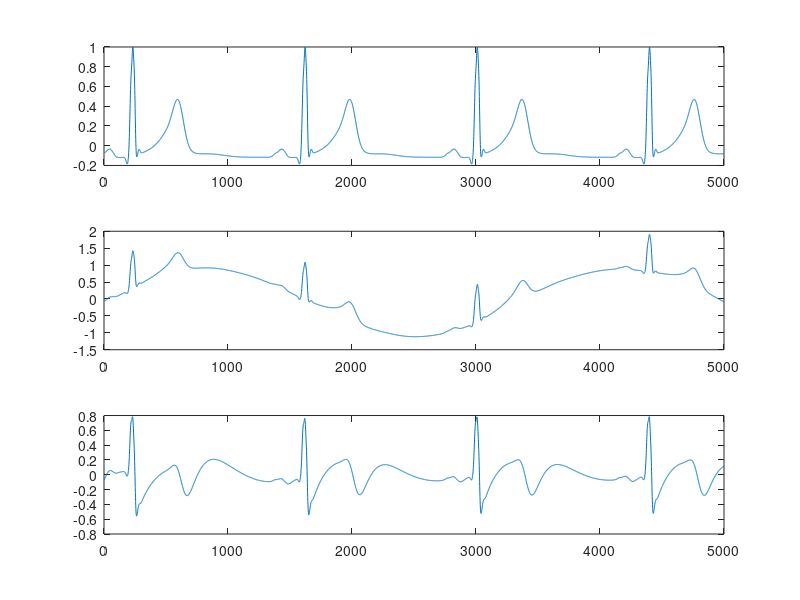

Reproduce this figure in MATLAB.

clc;
clear;
close all;
data=importdata('original_ECG.mat');
fs=1000;
data=data-mean(data);
data=data/max(abs(data));
N=5*fs;
d=data(1:N);
subplot(311),plot(d);
% BaseLineWander Noise Addition
n=1:N;
blwn=0.1*sin(2*pi*n*0.3/fs);
blwn=blwn/(max(abs(blwn)));
dn=d+blwn;
subplot(312),plot(dn);
% Finding R-Peaks and RR Interval of original ECG
m=max(d);count=0;
for i=2:length(d)-1
    if(d(i)>d(i-1) & d(i)>d(i+1) & d(i)>0.95*m)
        
        count=count+1;
        p(count)=i;
        y(count)=d(i);
    
    end
end
for i=1:length(y)-1
    RR_int(i)=p(i+1)-p(i);
end

% Filtering Noised Signal

fc=0.3;
w=2*pi*fc;
[b,a]=butter(5,(w/fs),'high');
dnf=filter(b,a,dn);
%dnf=dnf-mean(dnf);
subplot(313),plot(dnf);

% Finding R-Peaks and RR Interval of Filtered ECG
mf=max(dnf);countf=0;
for i=2:length(dnf)-1
    if(dnf(i)>dnf(i-1) & dnf(i)>dnf(i+1) & dnf(i)>0.95*mf)
        
        countf=countf+1;
        pf(countf)=i;
        yf(countf)=dnf(i);
    
    end
end
for i=1:length(yf)-1
    RR_intf(i)=pf(i+1)-pf(i);
end

alpha=[y(1:3);RR_int];
beta=[yf(1:3);RR_intf];
D=[0.75 0;0 0.75];
CCD=(alpha-beta)'*D*(alpha-beta)
mean(mean(CCD))